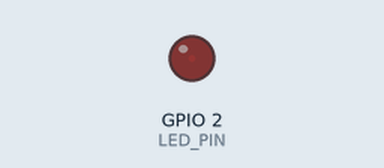
Bench run of a program on a simulated ESP32. Shown: output pins drawn as LEDs (lit = HIGH). What the program prints to the serial monitor is not drawn.

Above: at 0.05 s.
At 1.15 s:
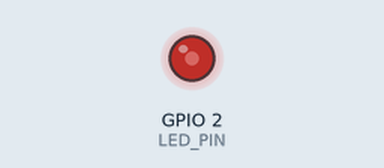
At 2.3 s:
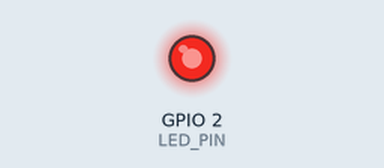
At 4.6 s:
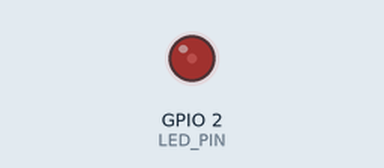
Timing chart, 0 to 6.7 s (numbered marks = the images above):
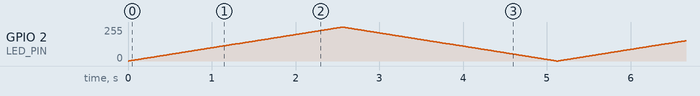

The program:

main.cpp
```cpp
// #include <Arduino.h>

// const int ledPin = 23;
// const int channel = 0;
// const int freq = 5000;
// const int resolution = 8;

// void setup() {
//   ledcSetup(channel, freq, resolution);
//   ledcAttachPin(ledPin, channel);
// }

// void loop() {
//   for (int duty = 0; duty <= 255; duty++) {
//     ledcWrite(channel, duty);
//     delay(10);
//   }

//   for (int duty = 255; duty >= 0; duty--) {
//     ledcWrite(channel, duty);
//     delay(10);
//   }
// }


#include <Arduino.h>

constexpr uint8_t LED_PIN = 2;
constexpr uint32_t PWM_FREQUENCY = 5000;
constexpr uint8_t PWM_RESOLUTION = 8;
constexpr uint16_t PWM_MAX_DUTY = 255;

void setup()
{
    Serial.begin(115200);

    ledcSetup(0, PWM_FREQUENCY, PWM_RESOLUTION);
    ledcAttachPin(LED_PIN, 0);

    ledcWrite(0, 0);

    Serial.println("ESP32 PWM LED Fade Started");
}

void loop()
{
    for (int duty = 0; duty <= PWM_MAX_DUTY; duty++)
    {
        ledcWrite(0, duty);
        delay(10);
    }

    for (int duty = PWM_MAX_DUTY; duty >= 0; duty--)
    {
        ledcWrite(0, duty);
        delay(10);
    }
}
```
